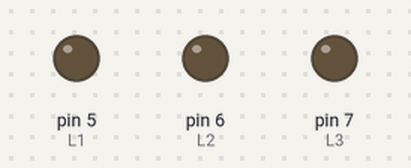
The sketch below on a simulated Arduino Uno, built with avr-gcc and run on an emulated ATmega328P. Parts: output pins drawn as LEDs (lit = HIGH).

Above: at 0.1 s.
At 8.1 s:
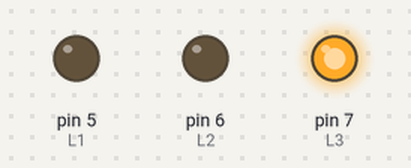
At 18.1 s:
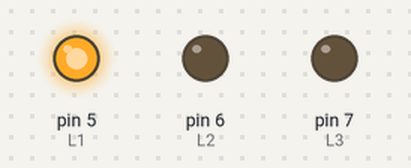
At 19.1 s:
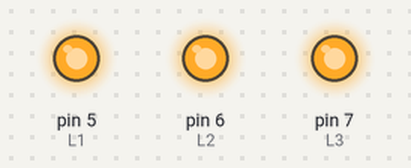
At 27.1 s:
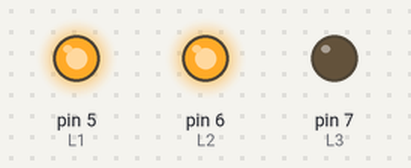
At 36.1 s:
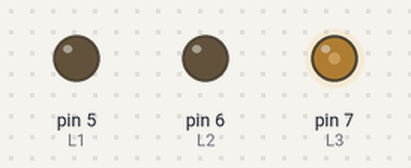
Timing chart, 0 to 40.0 s (numbered marks = the images above):
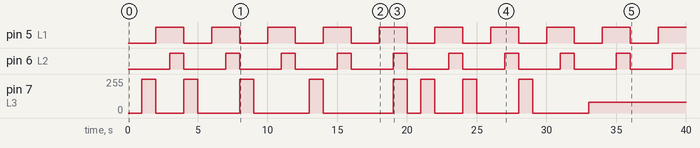

Measured:
- by itself, pin 5 (L1): alternates HIGH for 2.0 s and LOW for 2.0 s
- by itself, pin 6 (L2): alternates HIGH for 1.0 s and LOW for 3.0 s
- by itself, pin 7 (L3): 0/255 → 255/255 at 1.0 s, → 0/255 1.0 s later, → 255/255 2.0 s later, → 0/255 1.0 s later, … (17 changes in this stretch)

The sketch:

Code.ino
```cpp
/*
The the below code is for task-1 of recruitments where millis function is used to dim various LEDs for specific period of time. How this works is like say
take example of led1, we have defined a variable prevMillisL1 which is for storing the currentMillis value when led1 is turned on, then there is
currentMillis which basically starts counting time, now whenever the difference between the two (i.e..currentMillis - prevMillis1) is 2000 (intervalL1) it
tells the arduino to turn it on and off and then the currentMillis value is recorded into the prevMillis1 (basically its value gets updated) and the cycle
continues, again when next time the difference between them becomes 2000, it again turns on the led and then off and the prevMillis variable updates its
value to that currentMillis value.

Similar logic works in case of led2 and led3.
*/

int L1 = 5; //led1
int L2 = 6; //led2
int L3 = 7; //led3

unsigned long prevMillisL1 = 0;
unsigned long prevMillisL2 = 0;
unsigned long prevMillisL3 = 0;

int intervalL1 = 2000; //dim led1 for 2 seconds before turning on
bool l1State = LOW;

bool l2State = LOW;
int intervalL2 = 3000; //dim led2 for 3 seconds before turning on

int l3OffTimes[] = {1000, 2000, 3000, 4000, 5000}; //dim the led3 in a pattern of increasing seconds upto 5
int l3Index = 0;
bool l3IsOn = false;
int IntervalL3 = 1000;
int  l3LastMillis = 0;

void setup()
{
  //defining the pintype of LEDs
  pinMode(L1, OUTPUT);
  pinMode(L2, OUTPUT);
  pinMode(L3, OUTPUT);
}

void loop()
{
  unsigned long currentMillis = millis(); //initiating millis() command

  if (currentMillis - prevMillisL1 >= intervalL1)
  {
    prevMillisL1 = currentMillis;
    l1State = !l1State;
    digitalWrite(L1, l1State);
  }

  if (currentMillis - prevMillisL2 >= intervalL2)
  {
    prevMillisL2 = currentMillis;
    l2State = !l2State;
    digitalWrite(L2, l2State);
    intervalL2 = l2State ? 1000 : 3000;
  }

  if (currentMillis - l3LastMillis >= IntervalL3)
  {
    l3LastMillis = currentMillis;
    if (l3IsOn)
    {
      l3IsOn = false;
      digitalWrite(L3, LOW);
      l3Index = (l3Index + 1) % 5;
      IntervalL3 = l3OffTimes[l3Index];
    }

    else
    {
      l3IsOn = true;
      digitalWrite(L3, HIGH);
      IntervalL3 = 1000;
    }
  }
}
```
